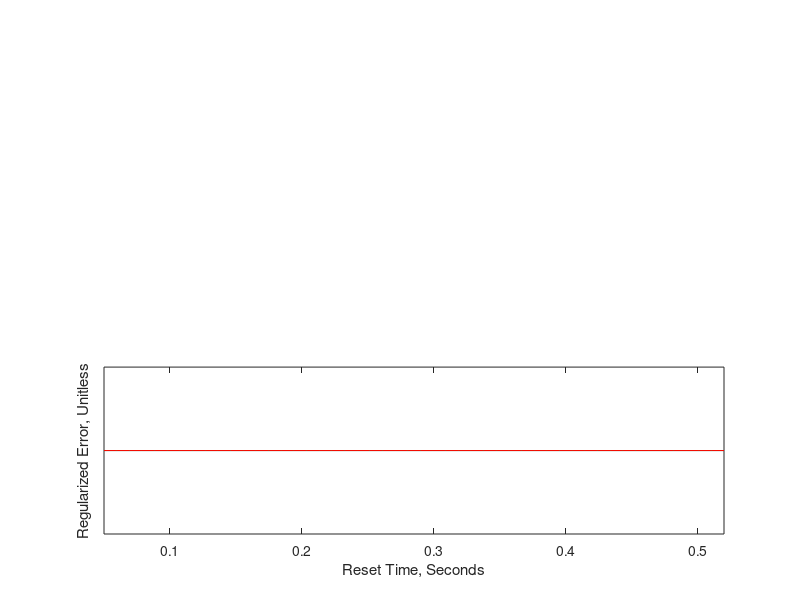

Here is the MATLAB script that generated this plot: (Note: this script raises an error after producing the figure.)
clc
clear all

delay={};
control={};
all={};

for k=1:12
    try
        load(['../Data/',num2str(k),'counts.mat']);
        if subject.delay
            delay{end+1}=subject;
        else
            control{end+1}=subject;
        end
        all{end+1}=subject;
    end
end

ld=length(delay);
lc=length(control);
la=length(all);

figure(1)
clf
set(gcf,'Name','Delay Only: FF + FB Reset Time Histogram')
for k=1:ld
    subplot(ld,1,k)
    hold on
    n=delay{k}.nBoth;
    fn1=smooth(n(1,:),5,'rlowess');
    fn2=smooth(n(2,:),5,'rlowess');
    fn3=smooth(n(3,:),5,'rlowess');
    t1=delay{k}.timeBoth;
    bar(t1,n');
    plot(t1,fn1,'b',t1,fn2,'g',t1,fn3,'r')
    if k==1
        legend('No Exposure to Delay','Post-Exposure to Delay','Delay')
    end
    if k==1:ld
        xlabel('Reset Times, discrete')
    end
    ylabel('Frequency')
end

figure(2)
clf
set(gcf,'Name','No Delay: FF + FB Reset Time Histogram')
for k=1:lc
    subplot(lc,1,k)
    hold on
    n=control{k}.nBoth;
    fn1=smooth(n(1,:),5,'rlowess');
    fn2=smooth(n(2,:),5,'rlowess');
    fn3=smooth(n(3,:),5,'rlowess');
    t1=control{k}.timeBoth;
    bar(t1,n');
    plot(t1,fn1,'b',t1,fn2,'g',t1,fn3,'r')
    if k==1
        legend('First Third','Last Third','Mid Third')
    end
    if k==1:lc
        xlabel('Reset Times, discrete')
    end
    ylabel('Frequency')
end

figure(3)
clf
set(gcf,'Name','Delay: Histogram of best times')
for k=1:ld
    subplot(ld,1,k)
    bar(delay{k}.timesAll,delay{k}.nAll)
    if k==1
        legend('No Reset','FB Only ','FF and FB')
    end
    if k==1:ld
        xlabel('Reset Times, discrete')
    end
    ylabel('Frequency')
end

figure(4)
clf
set(gcf,'Name','No Delay: Histogram of best times')
for k=1:lc
    subplot(lc,1,k)
    bar(control{k}.timesAll,control{k}.nAll)
    if k==1
        legend('No Reset','FB Only ','FF and FB')
    end
    if k==1:lc
        xlabel('Reset Times, discrete')
    end
    ylabel('Frequency')
end

figure(5)
clf
set(gcf,'Name','All: Weighted Reset Hist, Quality')
h2=zeros(la,1);
mh2=h2;
h3=zeros(la,1);
mh3=h3;
T=linspace(.05, .52, 50);
sVA=zeros(50,3,la);
m=zeros(la,1);
for k=1:la
    vmat=all{k}.vmat;
    t1=vmat(1:end-1,1:45,1);
    t2=vmat(1:end-1,1:45,2);
    sVM=size(vmat);

    alpha=.001;
    bestindices=ones(sVM(2),3)*sVM(1);
    bestvalues=zeros(size(bestindices));
    bestvalues(:,1)=vmat(end,:,1);
    [bestvalues(:,2),bestindices(:,2)]=min(vmat(1:end-1,:,1),[],1);
    [bestvalues(:,3),bestindices(:,3)]=min(vmat(1:end-1,:,2),[],1);
    bestvalues(:,2)=bestvalues(:,2)-bestvalues(:,1);
    [h2(k),p2(k)]=ttest(bestvalues(1:45,2),0,alpha);
    mh2(k)=mean(bestvalues(1:45,2));
    bestvalues(:,3)=bestvalues(:,3)-bestvalues(:,1);
    [h3(k),p3(k)]=ttest(bestvalues(1:45,3),0,alpha);
    [h23(k),p23(k)]=ttest(bestvalues(1:45,3)-bestvalues(1:45,2),0,.05);
    m23(k)=mean(bestvalues(1:45,3)-bestvalues(1:45,2));
    mh3(k)=mean(bestvalues(1:45,3));

    subplot(5,3,k)
    vmat=-vmat(:,1:45,:);
    mV=min(min(min(vmat)));
    MV=max(max(max(vmat)));
    vmat=(vmat-mV)/(MV-mV);
    sV=sum(vmat,2);
    sV=reshape(sV,sVM(1),2);

    sV(:,1)=sV(:,1)-min(sV(:,1));
    sV(:,2)=sV(:,2)-min(sV(:,2));
    sV(:,1)=sV(:,1)/sum(sV(:,1));
    sV(:,2)=sV(:,2)/sum(sV(:,2));
    sVA(:,:,k)=[zeros(50,1) sV(1:end-1,:)];
    
    m(k)=mean(sV(end,1:2));
    plot([T(1) T(end)],[m(k) m(k)],'b',T,sV(1:end-1,1),'g',T,sV(1:end-1,2),'r')
    set(gca,'ytick',[])
    set(gca,'Xlim',[.05 .52]);
end
subplot(5,3,10:15)
temp=sum(sVA,3);
m=sum(m);
plot([T(1) T(end)],[m m],'b',T,temp(:,2),'g',T,temp(:,3),'r')
set(gca,'ytick',[])
set(gca,'Xlim',[.05 .52]);
ylabel('Regularized Error, Unitless')
xlabel('Reset Time, Seconds')


[h2 p2']
mh2
[h3 p3']
mh3
[h23' p23']
m23' %Negative values indicate

figure(6)
clf
set(gcf,'Name','All: Weighted Reset Hist, Improvement')
h2=zeros(la,1);
mh2=h2;
h3=zeros(la,1);
mh3=h3;
T=linspace(.05, .52, 50);
sVA=zeros(51,3,la);
for k=1:la
    vmat=all{k}.vmat;
    t1=vmat(1:end-1,1:45,1);
    t2=vmat(1:end-1,1:45,2);
    sVM=size(vmat);

    for kk=1:45 %This is a measure of negativity, you actually want the minimum
        vmat(1:end-1,kk,1)=-vmat(1:end-1,kk,1)+vmat(end,kk,1);
        vmat(1:end-1,kk,2)=-vmat(1:end-1,kk,2)+vmat(end,kk,2);
    end

    subplot(5,3,k)
    vmat=vmat(:,1:45,:);
    mV=min(min(min(vmat)));
    MV=max(max(max(vmat)));
    vmat=(vmat-mV)/(MV-mV);
    sV=sum(vmat,2);
    sV=reshape(sV,sVM(1),2);

    sV(:,1)=sV(:,1)-min(sV(:,1));
    sV(:,2)=sV(:,2)-min(sV(:,2));
    sV(:,1)=sV(:,1)/sum(sV(:,1));
    sV(:,2)=sV(:,2)/sum(sV(:,2));
    sVA(:,:,k)=[[zeros(50,1);.00001] [sV(1:end-1,:);0 0]];

    bar([T .54],[[zeros(50,1);.00001] [sV(1:end-1,:);0 0]])
    set(gca,'ytick',[])
end
subplot(5,3,10:15)
bar([T .54],sum(sVA,3))
set(gca,'ytick',[])
ylabel('Regularized Error, Unitless')
xlabel('Reset Time, Seconds')


figure(7)
clf
set(gcf,'Name','All: Winner Takes All Reset Hist')
h2=zeros(la,1);
mh2=h2;
h3=zeros(la,1);
mh3=h3;
T=[linspace(.05, .52, 50) .55];
h=zeros(length(T),3,la);
for k=1:la
    sVM=size(vmat);
    vmat=all{k}.vmat;
    t1=vmat(1:end-1,1:45,1);
    t2=vmat(1:end-1,1:45,2);
    [mt1,ind1]=min(t1);
    [mt2,ind2]=min(t2);
    comp=[mt1' mt2' vmat(end,1:45,1)']; %1 and 2 are identical in last column anyways
    comp_ind=[ind1' ind2' ones(size(ind1'))*sVM(1)];
    [amin,aind]=min(comp');
    ind_for_hist={};
    for kk=1:3
        h(:,4-kk,k)=hist(T(comp_ind(kk==aind,kk)),T)';
    end
    subplot(5,3,k)
    bar(T,h(:,:,k)/45)
    set(gca,'ytick',[])
    %axis off
    %axis image
end
subplot(5,3,10:15)
bar(T,sum(h,3)/(45*la))
ylabel('Frequency, Relative')
xlabel('Reset Time, Seconds')